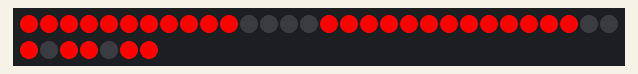
Bench run of a sketch on a simulated Arduino Uno, built with avr-gcc and run on an emulated ATmega328P. Parts: 37 RGB LEDs in strip order, left to right, continuing on the next row. Dim RGB values are drawn brighter than linear; what the sketch prints to the serial monitor is not drawn.

Above: at 3.06 s.
At 12.16 s:
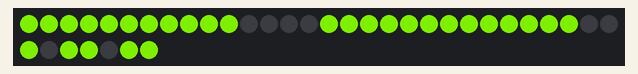
At 16.78 s:
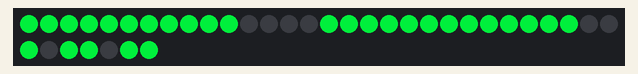
At 21.45 s:
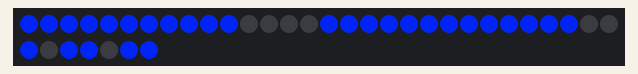
At 29.78 s:
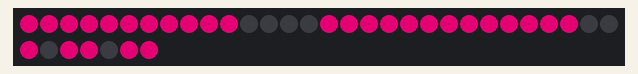
At 39.93 s:
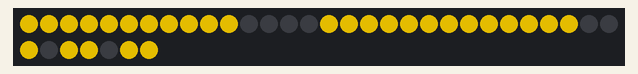

The sketch:

Turtle_three_shells_Feather_simple_test.ino
```cpp
#include <FastLED.h>

//
//  Turtle! - 29 Lights in a hexagonal grid
//
//  3 Turtle Shells with a different wiring layout
//
//  6/15/21 - On the Adafruit Feather
//
//  Can I prevent flicker wobble?
//

uint8_t BRIGHTNESS = 255;  // (0-255)

#define DELAY_TIME  12  // in milliseconds

#define DATA_PIN 0  //  11 // 7 // data = 7 (Teensy) or 0 (Feather)
#define CLOCK_PIN 2  //  13 // 8 // clock = 8 (Teensy) or 2 (Feather)

#define NUM_LEDS 29

#define ACTUAL_LEDS 37  // There are 8 dummy spacer LEDs

CRGB leds[ACTUAL_LEDS];  // The Leds themselves

uint8_t color = 0;
uint8_t cycle = 0;

const uint8_t rewire[] PROGMEM = {
  30, 26, 27,  0,  1,
   3,  2, 25, 24, 32,
  33, 22, 23,  4,  5,
   7,  6, 21, 20, 35,
  36, 18, 19,  8,  9,
  10, 17, 16, 15
};

//
// Setup
//
void setup() {

  delay( 3000 ); // power-up safety delay

  pinMode(DATA_PIN, OUTPUT);
  pinMode(CLOCK_PIN, OUTPUT);

  randomSeed(analogRead(0));

  Serial.begin(115200);
  Serial.println("Start");

  FastLED.addLeds<WS2801, DATA_PIN, CLOCK_PIN>(leds, ACTUAL_LEDS).setCorrection(TypicalLEDStrip);  // only use of ACTUAL_LEDS
  FastLED.setBrightness( BRIGHTNESS );
}

//
// loop
//
void loop() {
  if (cycle % 10 == 0) {
    CHSV chsv_color = CHSV(color, 255, 255);
    for (uint8_t i = 0; i < NUM_LEDS; i++) {
      leds[pgm_read_byte_near(rewire + i)] = chsv_color;
    }
    FastLED.show();  // Update the display
    color++;
  }
  cycle++;
  delay(DELAY_TIME);
}
```
